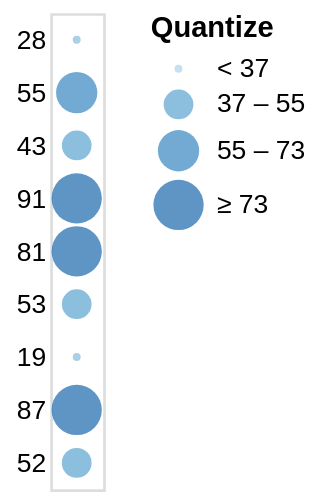

Write the Vega-Lite specification saved for this chart.
### Vega specification from a JSON file in a GitHub repository (floating-point values rounded to 4 significant figures)
{"$schema": "https://vega.github.io/schema/vega/v5.json", "background": "white", "padding": 5, "width": 20, "style": "cell", "data": [{"name": "source_0", "values": [{"a": "A", "b": 28}, {"a": "B", "b": 55}, {"a": "C", "b": 43}, {"a": "D", "b": 91}, {"a": "E", "b": 81}, {"a": "F", "b": 53}, {"a": "G", "b": 19}, {"a": "H", "b": 87}, {"a": "I", "b": 52}]}, {"name": "data_0", "source": "source_0", "transform": [{"type": "filter", "expr": "isValid(datum[\"b\"]) && isFinite(+datum[\"b\"])"}]}], "signals": [{"name": "y_step", "value": 20}, {"name": "height", "update": "bandspace(domain('y').length, 1, 0.5) * y_step"}], "marks": [{"name": "marks", "type": "symbol", "style": ["circle"], "from": {"data": "data_0"}, "encode": {"update": {"opacity": {"value": 0.7}, "fill": {"scale": "color", "field": "b"}, "ariaRoleDescription": {"value": "circle"}, "description": {"signal": "\"\" + \"b\" + \": \" + (isValid(datum[\"b\"]) ? datum[\"b\"] : \"\"+datum[\"b\"])"}, "x": {"signal": "width", "mult": 0.5}, "y": {"scale": "y", "field": "b"}, "size": {"scale": "size", "field": "b"}, "shape": {"value": "circle"}}}}], "scales": [{"name": "y", "type": "point", "domain": {"data": "data_0", "field": "b"}, "range": {"step": {"signal": "y_step"}}, "padding": 0.5}, {"name": "color", "type": "quantize", "domain": {"data": "data_0", "field": "b"}, "range": "ramp", "zero": true, "interpolate": "hcl"}, {"name": "size", "type": "quantize", "domain": {"data": "data_0", "field": "b"}, "range": {"signal": "sequence(9, 361 + (361 - 9) / (4 - 1), (361 - 9) / (4 - 1))"}, "zero": false}], "axes": [{"scale": "y", "orient": "left", "grid": false, "domain": false, "ticks": false, "zindex": 0}], "legends": [{"title": "Quantize", "fill": "color", "symbolType": "circle", "encode": {"symbols": {"update": {"opacity": {"value": 0.7}}}}, "size": "size"}]}
